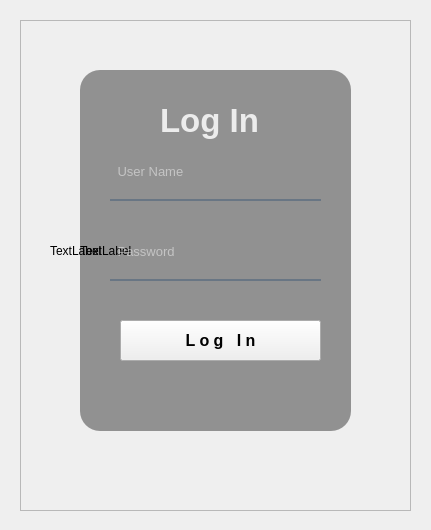
<?xml version="1.0" encoding="UTF-8"?>
<ui version="4.0">
 <class>Form</class>
 <widget class="QWidget" name="Form">
  <property name="geometry">
   <rect>
    <x>0</x>
    <y>0</y>
    <width>431</width>
    <height>530</height>
   </rect>
  </property>
  <property name="windowTitle">
   <string>Form</string>
  </property>
  <widget class="QFrame" name="frame">
   <property name="geometry">
    <rect>
     <x>20</x>
     <y>20</y>
     <width>391</width>
     <height>491</height>
    </rect>
   </property>
   <property name="frameShape">
    <enum>QFrame::StyledPanel</enum>
   </property>
   <property name="frameShadow">
    <enum>QFrame::Raised</enum>
   </property>
   <widget class="QLabel" name="label">
    <property name="geometry">
     <rect>
      <x>30</x>
      <y>20</y>
      <width>331</width>
      <height>421</height>
     </rect>
    </property>
    <property name="styleSheet">
     <string notr="true">border-image: url(:/images/F:/backgroundimg/55-558857_hd-wallpapers-for-laptop-jordan-hd-wallpaper-1080p.jpg);
border-radius:20px;</string>
    </property>
    <property name="text">
     <string>TextLabel</string>
    </property>
   </widget>
   <widget class="QLabel" name="label_2">
    <property name="geometry">
     <rect>
      <x>60</x>
      <y>50</y>
      <width>271</width>
      <height>361</height>
     </rect>
    </property>
    <property name="styleSheet">
     <string notr="true">background-color:rgba(0,0,0,100);
border-radius:20px;</string>
    </property>
    <property name="text">
     <string>TextLabel</string>
    </property>
   </widget>
   <widget class="QLabel" name="label_3">
    <property name="geometry">
     <rect>
      <x>140</x>
      <y>80</y>
      <width>111</width>
      <height>41</height>
     </rect>
    </property>
    <property name="font">
     <font>
      <pointsize>25</pointsize>
      <weight>75</weight>
      <bold>true</bold>
     </font>
    </property>
    <property name="styleSheet">
     <string notr="true">color:rgba(255,255,255,210);</string>
    </property>
    <property name="text">
     <string>Log In</string>
    </property>
   </widget>
   <widget class="QTextEdit" name="textEdit">
    <property name="geometry">
     <rect>
      <x>90</x>
      <y>140</y>
      <width>211</width>
      <height>41</height>
     </rect>
    </property>
    <property name="font">
     <font>
      <pointsize>10</pointsize>
     </font>
    </property>
    <property name="styleSheet">
     <string notr="true">background-color:rgba(0,0,0,0);
border:none;
border-bottom:2px solid rgba(105,118,132,255);
color:rgba(255,255,255,235);
padding-bottom:7px;</string>
    </property>
    <property name="placeholderText">
     <string> User Name</string>
    </property>
   </widget>
   <widget class="QTextEdit" name="textEdit_2">
    <property name="geometry">
     <rect>
      <x>90</x>
      <y>220</y>
      <width>211</width>
      <height>41</height>
     </rect>
    </property>
    <property name="font">
     <font>
      <pointsize>10</pointsize>
     </font>
    </property>
    <property name="styleSheet">
     <string notr="true">background-color:rgba(0,0,0,0);
border:none;
border-bottom:2px solid rgba(105,118,132,255);
color:rgba(255,255,255,235);
padding-bottom:7px;</string>
    </property>
    <property name="html">
     <string>&lt;!DOCTYPE HTML PUBLIC &quot;-//W3C//DTD HTML 4.0//EN&quot; &quot;http://www.w3.org/TR/REC-html40/strict.dtd&quot;&gt;
&lt;html&gt;&lt;head&gt;&lt;meta name=&quot;qrichtext&quot; content=&quot;1&quot; /&gt;&lt;style type=&quot;text/css&quot;&gt;
p, li { white-space: pre-wrap; }
&lt;/style&gt;&lt;/head&gt;&lt;body style=&quot; font-family:'MS Shell Dlg 2'; font-size:10pt; font-weight:400; font-style:normal;&quot;&gt;
&lt;p style=&quot;-qt-paragraph-type:empty; margin-top:0px; margin-bottom:0px; margin-left:0px; margin-right:0px; -qt-block-indent:0; text-indent:0px;&quot;&gt;&lt;br /&gt;&lt;/p&gt;&lt;/body&gt;&lt;/html&gt;</string>
    </property>
    <property name="placeholderText">
     <string> Password</string>
    </property>
    <property name="echoMode" stdset="0">
     <string>Password</string>
    </property>
   </widget>
   <widget class="QPushButton" name="pushButton">
    <property name="geometry">
     <rect>
      <x>100</x>
      <y>300</y>
      <width>201</width>
      <height>41</height>
     </rect>
    </property>
    <property name="font">
     <font>
      <pointsize>12</pointsize>
      <weight>75</weight>
      <bold>true</bold>
     </font>
    </property>
    <property name="styleSheet">
     <string notr="true">QPushButtton#pushbutton{ 
background-color: qlineargradient(spread:pad, x1:0, y1:0.505682, x2:1, y2:0.477, stop:0 rgba(20, 47, 78, 219), stop:1 rgba(85, 98, 112, 226)); color:rgba(255, 255, 255, 210);
border-radius:5px;
}
QPushButton#pushButton:hover{
background-color: qlineargradient(spread:pad, x1:0, y1:0.505682, x2:1, y2:0.477, stop:0 rgba(40, 67, 98, 219), stop:1 rgba(105, 118, 132, 226));
}
QPushButton#pushButton:pressed{
 padding-left:5px;
 padding-top:5px;
 background-color:rgba(105, 118, 132, 200);
}
QPushButton#pushButton_2, #pushButton_3, #pushButton_4, #pushButton_5{ 
background-color: rgba(0, 0, 0, 0);
color:rgba(85, 98, 112, 255);
}
QPushButton#pushButton_2:hover, #pushButton_3:hover, #pushButton_4:hover, #pushButton_5:hover{
color:rgba(155, 168, 182, 220);
}
QPushButton#pushButton_2:pressed, #pushButton_3:pressed, #pushButton_4:pressed, #pushButton_5:pressed{ 
 padding-left:5px;\n&quot;
 padding-top:5px;\n&quot;
color:rgba(115, 128, 142, 255);
}</string>
    </property>
    <property name="text">
     <string>L o g   I n</string>
    </property>
   </widget>
  </widget>
 </widget>
 <resources>
  <include location="res.qrc"/>
 </resources>
 <connections/>
</ui>
